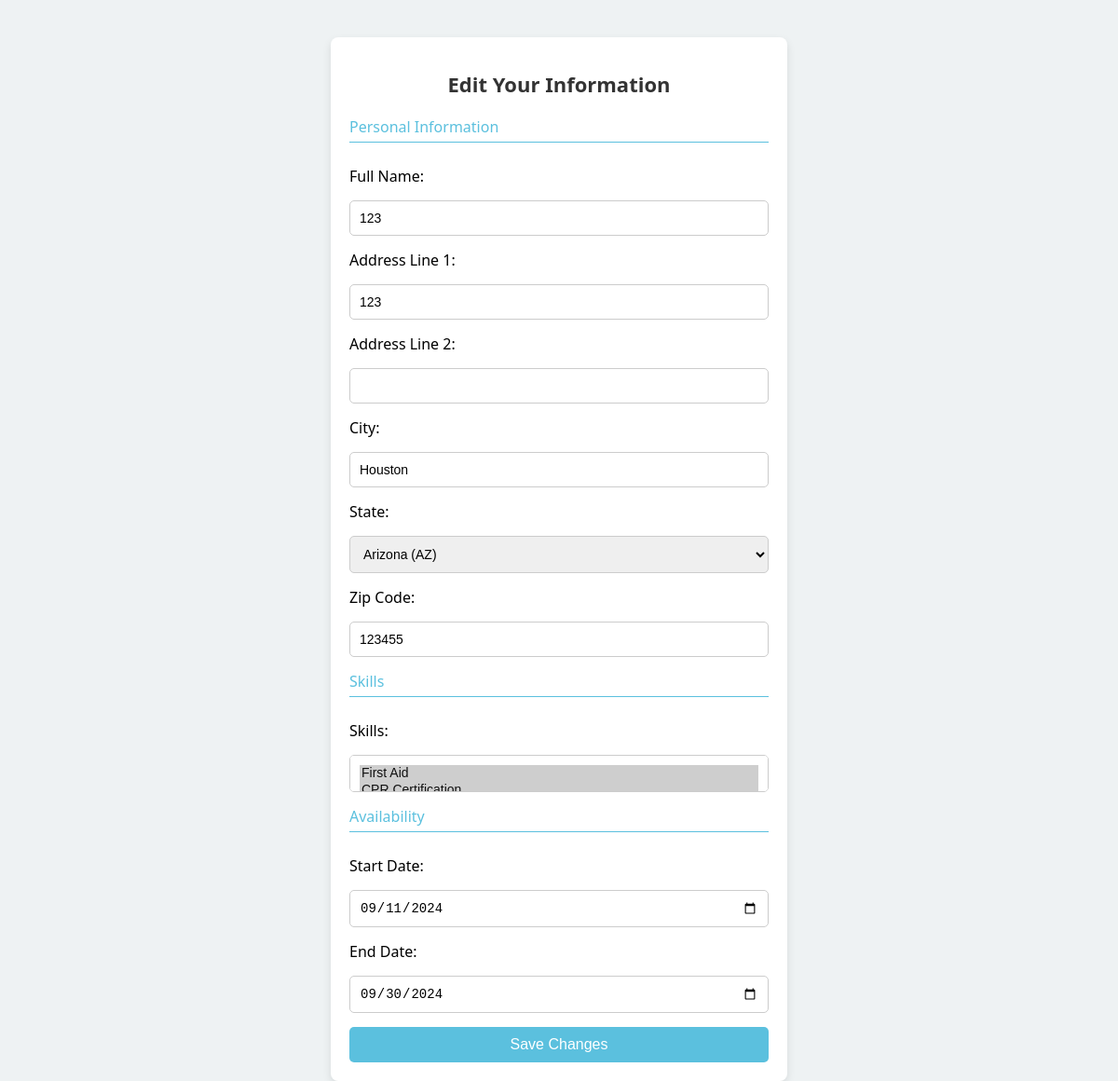
Before: /edit_profile (signed in) with the older database file.
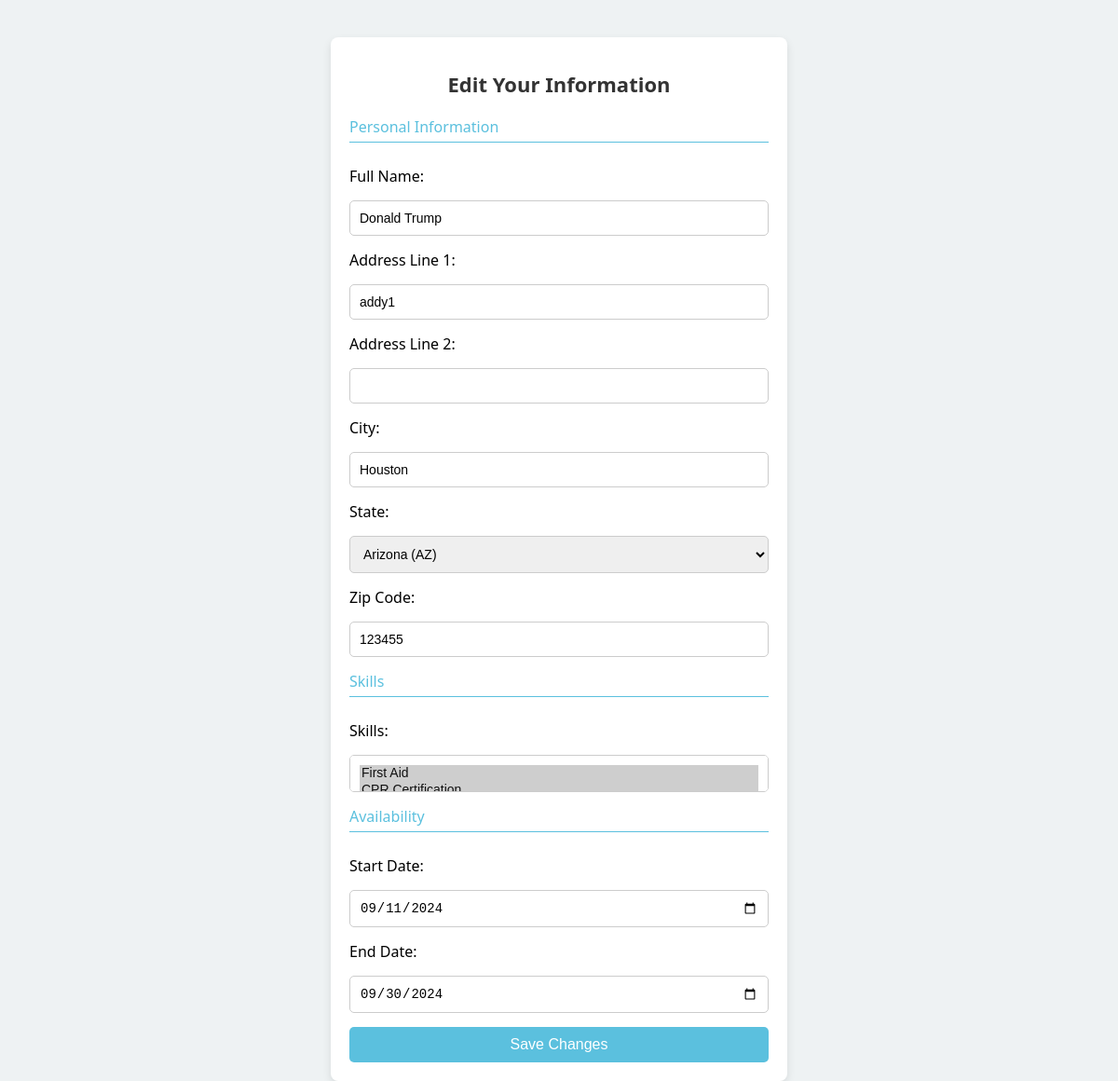
After: the same page with the newer database file.
### tables this page shows
CREATE TABLE "Users" (
    id INTEGER PRIMARY KEY AUTOINCREMENT,
    email TEXT NOT NULL UNIQUE,
    password TEXT NOT NULL,
    full_name TEXT,
    address_1 TEXT,
    address_2 TEXT,
    city TEXT,
    state TEXT,
    zip_code TEXT,
    role TEXT CHECK(role IN ('volunteer', 'admin')) DEFAULT 'volunteer',
    skills TEXT,  -- Ensure skills is set as TEXT
    availability_start DATE,
    availability_end DATE
);

### server.py (the view)
@app.route('/edit_profile', methods=['GET'])
def edit_profile():
    if 'user_id' not in session:
        return redirect(url_for('splash_screen'))
    user_query = "SELECT * FROM Users WHERE id = :user_id"
    user_df = pd.read_sql(user_query, engine, params={'user_id': session['user_id']})
    if user_df.empty:
        return "User not found."
    user = user_df.iloc[0].to_dict()
    user['skills'] = user['skills'].split(',') if user['skills'] else []
    return render_template('edit_profile.html', user=user)

### templates/edit_profile.html (shortened to what this page needs)
<!DOCTYPE html>
<html lang="en">
<head>
</head>
<body>
    <div class="edit-container">
        <h1>Edit Your Information</h1>
        <form action="/update_profile" method="post">
            <div class="section-title">Personal Information</div>
            <label for="full_name">Full Name:</label>
            <input type="text" name="full_name" id="full_name" value="{{ user['full_name'] }}" required>
            <label for="address_1">Address Line 1:</label>
            <input type="text" name="address_1" id="address_1" value="{{ user['address_1'] }}" required>
            <label for="address_2">Address Line 2:</label>
            <input type="text" name="address_2" id="address_2" value="{{ user['address_2'] }}">
            <label for="city">City:</label>
            <input type="text" name="city" id="city" value="{{ user['city'] }}" required>
            <label for="state">State:</label>
            <select name="state" id="state" required>
                <option value="AZ" {% if user['state'] == 'AZ' %}selected{% endif %}>Arizona (AZ)</option>
            </select>
            <label for="zip_code">Zip Code:</label>
            <input type="text" name="zip_code" id="zip_code" value="{{ user['zip_code'] }}" required pattern="\d{5,}" title="Please enter at least 5 digits for the zip code">
            {% if user['role'] == 'volunteer' %}
                <div class="section-title">Skills</div>
                <label for="skills">Skills:</label>
                <select name="skills[]" id="skills" multiple>
                    <option value="first_aid" {% if 'first_aid' in user['skills'] %}selected{% endif %}>First Aid</option>
                    <option value="cpr" {% if 'cpr' in user['skills'] %}selected{% endif %}>CPR Certification</option>
                </select>
                <div class="section-title">Availability</div>
                <label for="start_date">Start Date:</label>
                <input type="date" name="start_date" id="start_date" value="{{ user['availability_start'] }}">
                <label for="end_date">End Date:</label>
                <input type="date" name="end_date" id="end_date" value="{{ user['availability_end'] }}">
            {% endif %}
            <input type="submit" value="Save Changes">
        </form>
    </div>
</body>
</html>

Changed rows visible on the page:
changed Users "Houston": full_name "123" → "Donald Trump"; address_1 "123" → "addy1"
